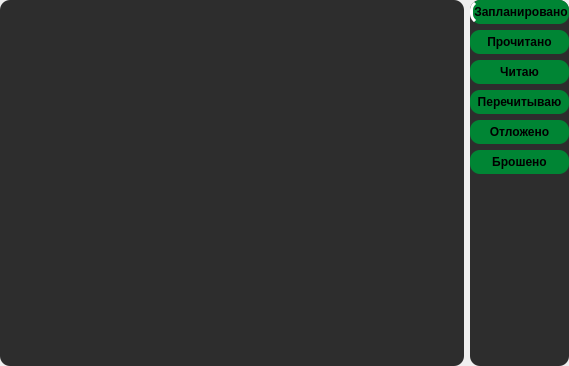
<?xml version="1.0" encoding="UTF-8"?>
<ui version="4.0">
 <class>Dialog</class>
 <widget class="QDialog" name="Dialog">
  <property name="geometry">
   <rect>
    <x>0</x>
    <y>0</y>
    <width>569</width>
    <height>366</height>
   </rect>
  </property>
  <property name="windowTitle">
   <string>Dialog</string>
  </property>
  <property name="styleSheet">
   <string notr="true">QFrame {
	border-radius: 10px;
	background-color: rgb(45, 45, 45);
}</string>
  </property>
  <layout class="QHBoxLayout" name="horizontalLayout">
   <property name="leftMargin">
    <number>0</number>
   </property>
   <property name="topMargin">
    <number>0</number>
   </property>
   <property name="rightMargin">
    <number>0</number>
   </property>
   <property name="bottomMargin">
    <number>0</number>
   </property>
   <item>
    <widget class="QFrame" name="items_frame">
     <property name="frameShape">
      <enum>QFrame::StyledPanel</enum>
     </property>
     <property name="frameShadow">
      <enum>QFrame::Raised</enum>
     </property>
     <layout class="QVBoxLayout" name="verticalLayout_2">
      <item>
       <widget class="QListWidget" name="list_manga">
        <property name="palette">
         <palette>
          <active>
           <colorrole role="WindowText">
            <brush brushstyle="SolidPattern">
             <color alpha="255">
              <red>255</red>
              <green>255</green>
              <blue>255</blue>
             </color>
            </brush>
           </colorrole>
           <colorrole role="Button">
            <brush brushstyle="SolidPattern">
             <color alpha="255">
              <red>45</red>
              <green>45</green>
              <blue>45</blue>
             </color>
            </brush>
           </colorrole>
           <colorrole role="Text">
            <brush brushstyle="SolidPattern">
             <color alpha="255">
              <red>255</red>
              <green>255</green>
              <blue>255</blue>
             </color>
            </brush>
           </colorrole>
           <colorrole role="ButtonText">
            <brush brushstyle="SolidPattern">
             <color alpha="255">
              <red>255</red>
              <green>255</green>
              <blue>255</blue>
             </color>
            </brush>
           </colorrole>
           <colorrole role="Base">
            <brush brushstyle="SolidPattern">
             <color alpha="255">
              <red>45</red>
              <green>45</green>
              <blue>45</blue>
             </color>
            </brush>
           </colorrole>
           <colorrole role="Window">
            <brush brushstyle="SolidPattern">
             <color alpha="255">
              <red>45</red>
              <green>45</green>
              <blue>45</blue>
             </color>
            </brush>
           </colorrole>
           <colorrole role="Highlight">
            <brush brushstyle="SolidPattern">
             <color alpha="255">
              <red>0</red>
              <green>133</green>
              <blue>52</blue>
             </color>
            </brush>
           </colorrole>
           <colorrole role="PlaceholderText">
            <brush brushstyle="SolidPattern">
             <color alpha="255">
              <red>255</red>
              <green>255</green>
              <blue>255</blue>
             </color>
            </brush>
           </colorrole>
          </active>
          <inactive>
           <colorrole role="WindowText">
            <brush brushstyle="SolidPattern">
             <color alpha="255">
              <red>255</red>
              <green>255</green>
              <blue>255</blue>
             </color>
            </brush>
           </colorrole>
           <colorrole role="Button">
            <brush brushstyle="SolidPattern">
             <color alpha="255">
              <red>45</red>
              <green>45</green>
              <blue>45</blue>
             </color>
            </brush>
           </colorrole>
           <colorrole role="Text">
            <brush brushstyle="SolidPattern">
             <color alpha="255">
              <red>255</red>
              <green>255</green>
              <blue>255</blue>
             </color>
            </brush>
           </colorrole>
           <colorrole role="ButtonText">
            <brush brushstyle="SolidPattern">
             <color alpha="255">
              <red>255</red>
              <green>255</green>
              <blue>255</blue>
             </color>
            </brush>
           </colorrole>
           <colorrole role="Base">
            <brush brushstyle="SolidPattern">
             <color alpha="255">
              <red>45</red>
              <green>45</green>
              <blue>45</blue>
             </color>
            </brush>
           </colorrole>
           <colorrole role="Window">
            <brush brushstyle="SolidPattern">
             <color alpha="255">
              <red>45</red>
              <green>45</green>
              <blue>45</blue>
             </color>
            </brush>
           </colorrole>
           <colorrole role="Highlight">
            <brush brushstyle="SolidPattern">
             <color alpha="255">
              <red>0</red>
              <green>133</green>
              <blue>52</blue>
             </color>
            </brush>
           </colorrole>
           <colorrole role="PlaceholderText">
            <brush brushstyle="SolidPattern">
             <color alpha="255">
              <red>255</red>
              <green>255</green>
              <blue>255</blue>
             </color>
            </brush>
           </colorrole>
          </inactive>
          <disabled>
           <colorrole role="WindowText">
            <brush brushstyle="SolidPattern">
             <color alpha="255">
              <red>255</red>
              <green>255</green>
              <blue>255</blue>
             </color>
            </brush>
           </colorrole>
           <colorrole role="Button">
            <brush brushstyle="SolidPattern">
             <color alpha="255">
              <red>45</red>
              <green>45</green>
              <blue>45</blue>
             </color>
            </brush>
           </colorrole>
           <colorrole role="Text">
            <brush brushstyle="SolidPattern">
             <color alpha="255">
              <red>255</red>
              <green>255</green>
              <blue>255</blue>
             </color>
            </brush>
           </colorrole>
           <colorrole role="ButtonText">
            <brush brushstyle="SolidPattern">
             <color alpha="255">
              <red>255</red>
              <green>255</green>
              <blue>255</blue>
             </color>
            </brush>
           </colorrole>
           <colorrole role="Base">
            <brush brushstyle="SolidPattern">
             <color alpha="255">
              <red>45</red>
              <green>45</green>
              <blue>45</blue>
             </color>
            </brush>
           </colorrole>
           <colorrole role="Window">
            <brush brushstyle="SolidPattern">
             <color alpha="255">
              <red>45</red>
              <green>45</green>
              <blue>45</blue>
             </color>
            </brush>
           </colorrole>
           <colorrole role="Highlight">
            <brush brushstyle="SolidPattern">
             <color alpha="255">
              <red>0</red>
              <green>133</green>
              <blue>52</blue>
             </color>
            </brush>
           </colorrole>
           <colorrole role="PlaceholderText">
            <brush brushstyle="SolidPattern">
             <color alpha="255">
              <red>255</red>
              <green>255</green>
              <blue>255</blue>
             </color>
            </brush>
           </colorrole>
          </disabled>
         </palette>
        </property>
        <property name="autoFillBackground">
         <bool>false</bool>
        </property>
       </widget>
      </item>
     </layout>
    </widget>
   </item>
   <item>
    <widget class="QFrame" name="lists_frame">
     <property name="styleSheet">
      <string notr="true">QPushButton {
	padding: 5px 1px;
	border-radius: 10px;
	font-weight: bold;
	background-color: rgb(0, 133, 52);
}

QPushButton:hover:!pressed {
	border-left: 3px solid white;
}

QPushButton:checked {
	border-left: 3px solid white;
}</string>
     </property>
     <property name="frameShape">
      <enum>QFrame::StyledPanel</enum>
     </property>
     <property name="frameShadow">
      <enum>QFrame::Raised</enum>
     </property>
     <layout class="QVBoxLayout" name="verticalLayout">
      <property name="leftMargin">
       <number>0</number>
      </property>
      <property name="topMargin">
       <number>0</number>
      </property>
      <property name="rightMargin">
       <number>0</number>
      </property>
      <property name="bottomMargin">
       <number>0</number>
      </property>
      <item>
       <widget class="QPushButton" name="b_planned">
        <property name="styleSheet">
         <string notr="true"/>
        </property>
        <property name="text">
         <string>Запланировано</string>
        </property>
        <property name="checkable">
         <bool>true</bool>
        </property>
        <property name="checked">
         <bool>true</bool>
        </property>
        <property name="autoExclusive">
         <bool>true</bool>
        </property>
       </widget>
      </item>
      <item>
       <widget class="QPushButton" name="b_completed">
        <property name="styleSheet">
         <string notr="true"/>
        </property>
        <property name="text">
         <string>Прочитано</string>
        </property>
        <property name="checkable">
         <bool>true</bool>
        </property>
        <property name="autoExclusive">
         <bool>true</bool>
        </property>
       </widget>
      </item>
      <item>
       <widget class="QPushButton" name="b_watching">
        <property name="styleSheet">
         <string notr="true"/>
        </property>
        <property name="text">
         <string>Читаю</string>
        </property>
        <property name="checkable">
         <bool>true</bool>
        </property>
        <property name="autoExclusive">
         <bool>true</bool>
        </property>
       </widget>
      </item>
      <item>
       <widget class="QPushButton" name="b_rewatching">
        <property name="styleSheet">
         <string notr="true"/>
        </property>
        <property name="text">
         <string>Перечитываю</string>
        </property>
        <property name="checkable">
         <bool>true</bool>
        </property>
        <property name="autoExclusive">
         <bool>true</bool>
        </property>
       </widget>
      </item>
      <item>
       <widget class="QPushButton" name="b_on_hold">
        <property name="styleSheet">
         <string notr="true"/>
        </property>
        <property name="text">
         <string>Отложено</string>
        </property>
        <property name="checkable">
         <bool>true</bool>
        </property>
        <property name="autoExclusive">
         <bool>true</bool>
        </property>
       </widget>
      </item>
      <item>
       <widget class="QPushButton" name="b_dropped">
        <property name="styleSheet">
         <string notr="true"/>
        </property>
        <property name="text">
         <string>Брошено</string>
        </property>
        <property name="checkable">
         <bool>true</bool>
        </property>
        <property name="autoExclusive">
         <bool>true</bool>
        </property>
       </widget>
      </item>
      <item>
       <spacer name="verticalSpacer">
        <property name="orientation">
         <enum>Qt::Vertical</enum>
        </property>
        <property name="sizeHint" stdset="0">
         <size>
          <width>94</width>
          <height>181</height>
         </size>
        </property>
       </spacer>
      </item>
     </layout>
    </widget>
   </item>
  </layout>
 </widget>
 <resources/>
 <connections/>
</ui>
